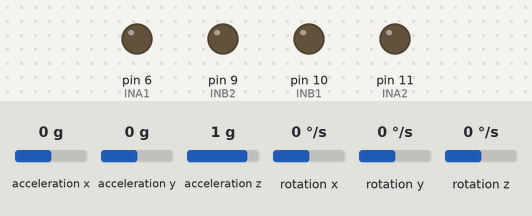
Recording of a sketch running on a simulated Arduino Uno, built with avr-gcc and run on an emulated ATmega328P. Parts: output pins drawn as LEDs (lit = HIGH). Dashed ring = blinking. Inputs (shaded band) come from the test bench; at power-on: acceleration x 0 g, acceleration y 0 g, acceleration z 1 g, rotation y 0 °/s, rotation x 0 °/s, rotation z 0 °/s.

Above: at 1.5 s.
1.6 s: acceleration x set to -1.4 g
At 1.75 s:
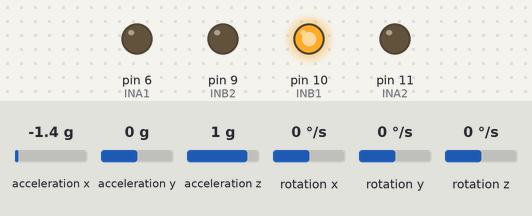
4.6 s: acceleration y set to -1.4 g
At 5.57 s:
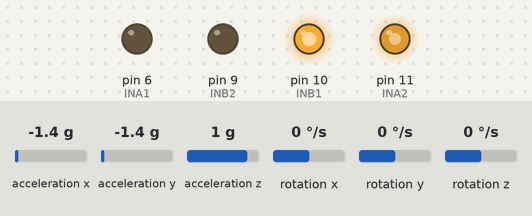
7.6 s: acceleration x set to 0 g
10.6 s: acceleration z set to -1.4 g
At 12.6 s:
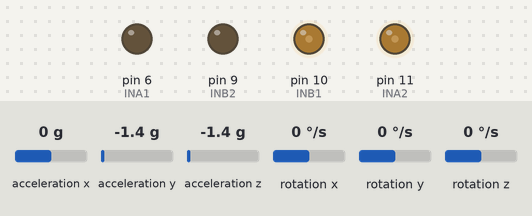
13.6 s: rotation y set to -192 °/s
At 14.36 s:
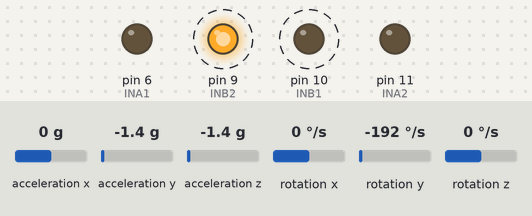
16.6 s: acceleration z set to 0 g
Timing chart, 0 to 25.7 s (numbered marks = the images above; inputs shaded):
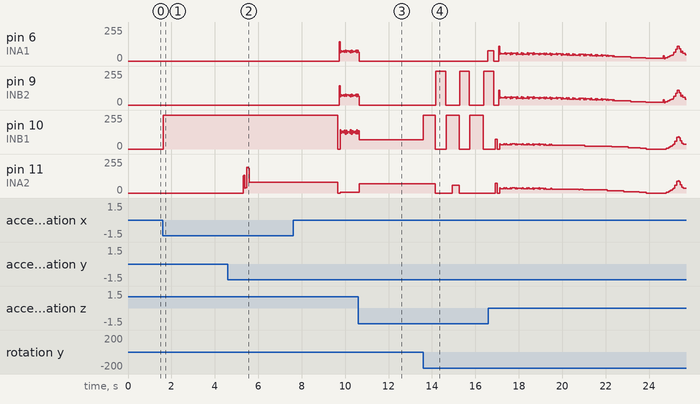

The sketch:

BesicCode.ino
```cpp
#include "MPU6050.h"
MPU6050 accelgyro;
#include <MadgwickAHRS.h>
Madgwick MadgwickFilter;

int16_t ax, ay, az;
int16_t gx, gy, gz;
float ROLL, PITCH, YAW;

const int INA1 = 6;
const int INA2 = 11;

const int INB1 = 10;
const int INB2 = 9;

const float Kp = 142.0;
const float Ki = 20.0;
const float Kd = 10.0;
const float Target = 0;

float P, I, D;
float dt, pretime,preP;

void setup() {
  Wire.begin();
  Serial.begin(115200);
  accelgyro.initialize();
  delay(300);
  MadgwickFilter.begin(100);

  Motor(0);
}

void loop() {
  accelgyro.getMotion6(&ax, &ay, &az, &gx, &gy, &gz);
  MadgwickFilter.updateIMU(gx / 131.0, gy / 131.0, gz / 131.0, ax / 16384.0, ay / 16384.0, az / 16384.0);
  PITCH = MadgwickFilter.getPitch();

  dt = (micros() - pretime) / 1000000;
  pretime = micros();

  P = (Target - PITCH);
  I += P*dt;
  D = (P - preP) / dt;
  preP = P;

  if (100 < abs(I * Ki)) {
    I = 0;
  }

  float M = Kp * P + Ki * I + Kd * D;

  Motor(M);
}

void Motor(float i) {
  if (i == 0) {
    analogWrite(INA1, LOW);
    analogWrite(INA2, LOW);
    analogWrite(INB1, LOW);
    analogWrite(INB2, LOW);
  }
  if (i > 0) {
    analogWrite(INA1, abs(i));
    analogWrite(INA2, 0);
    analogWrite(INB1, 0);
    analogWrite(INB2, abs(i));
  }
  if (i < 0) {
    analogWrite(INA1, 0);
    analogWrite(INA2, abs(i));
    analogWrite(INB1, abs(i));
    analogWrite(INB2, 0);
  }
}
```

Measured:
- after the input at 1.6 s, pin 10 (INB1): 0/255 → 255/255 at once
- after the input at 10.6 s, pin 11 (INA2): 6/255 → 69/255 after 0.05 s, → 70/255 0.32 s later, → 69/255 0.89 s later, → 68/255 1.3 s later
- after the input at 13.6 s, pin 6 (INA1): 0/255 → 76/255 after 3.0 s; pin 9 (INB2): alternates 255/255 for 0.45 s and 0/255 for 0.66 s, starting after 0.57 s
